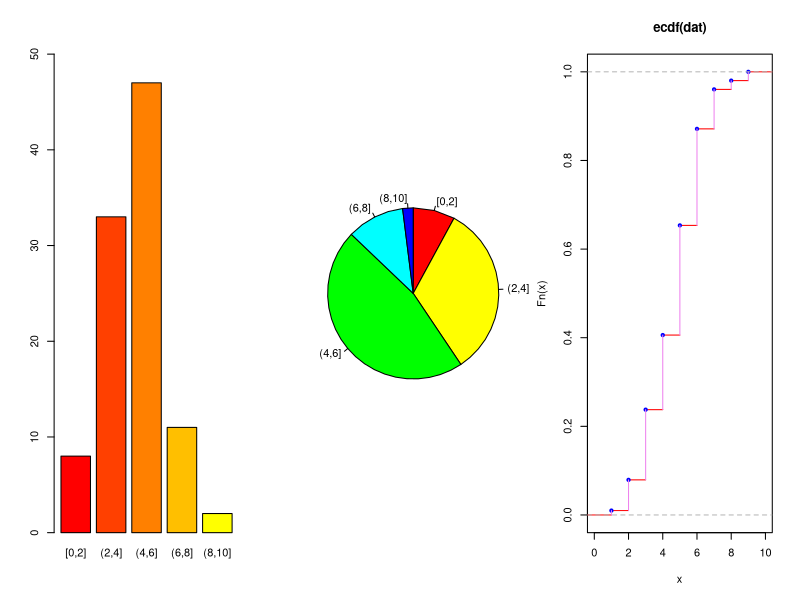

Generate this figure with R:

dat=rbinom(0:100,10,0.5); dat

#Інтервальний варіаційний ряд
cutt=cut(dat, breaks = c(0, 2, 4, 6, 8, 10),
    labels = c("[0,2]", "(2,4]", "(4,6]", "(6,8]","(8,10]"),
    include.lowest = T); cutt
table_1=table(cutt);table_1    #формуємо вектор частот

#Статистичні характеристи 
mean(dat)              #середнє
weighted.mean(dat)     #зважене середнє
sd(dat)                #квадратичне відхилення
var(dat)               #вибіркова дисперсія
summary(dat) 

par(mfrow=c(1,3))
barplot(table_1,col=heat.colors(6),ylim=c(0,50))
pie(table_1,edges = 50,radius=1,clockwise = T, col=rainbow(6))

Ef=ecdf(dat)
summary(Ef)
plot(Ef,verticals=T,col.points="blue",col.hor="red",col.vert="violet")
